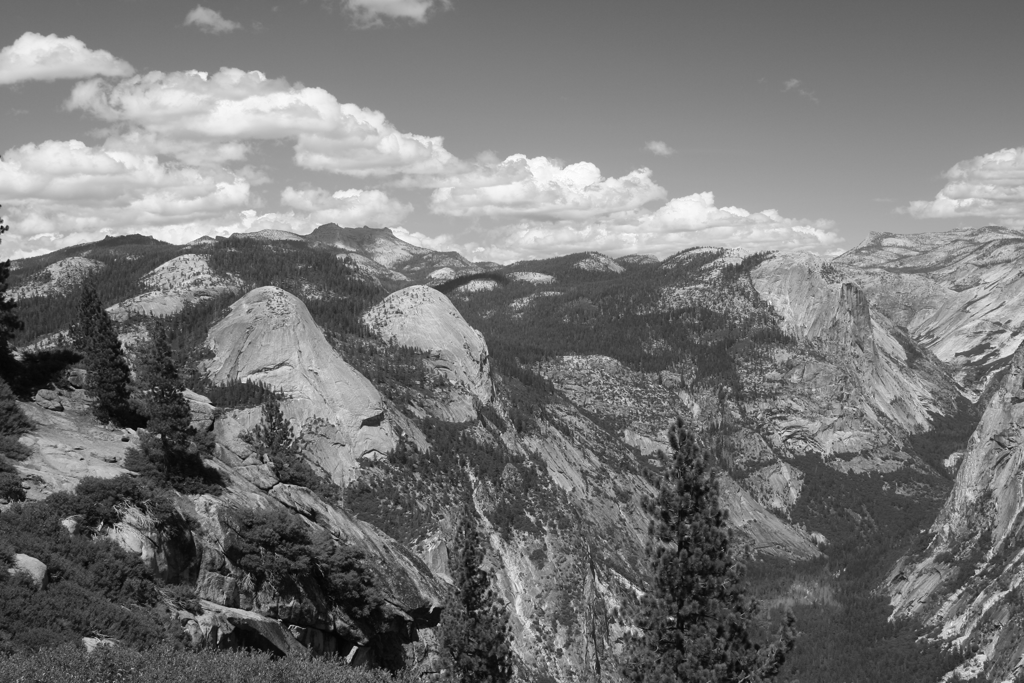
#> input picture lecture05/halfdome-00.png, 1024 x 683 px
$ python 02_drawMatches.py   (older library calls are emulated)
#> lines starting #> are read from the running program, lines starting #| are printed output that depends on the picture
import numpy as np
import cv2


def warpTwoImages(img1, img2, H):
    """
    This function will be used for Project 2.
    Warps img2 to img1 coordinates with a 3x3 homograph matrix H.
    """
    h1, w1 = img1.shape[:2]
    h2, w2 = img2.shape[:2]
    pts1 = np.array([[[0, 0], [0, h1], [w1, h1], [w1, 0]]], dtype=np.float32)
    pts2 = np.array([[[0, 0], [0, h2], [w2, h2], [w2, 0]]], dtype=np.float32)
    pts2_ = cv2.perspectiveTransform(pts2, H)
    pts = np.concatenate((pts1[0, :, :], pts2_[0, :, :]), axis=0)
    [xmin, ymin] = np.array(pts.min(axis=0).ravel() - 0.5, dtype=np.float32)
    [xmax, ymax] = np.array(pts.max(axis=0).ravel() + 0.5, dtype=np.float32)
    t = np.array([-xmin, -ymin], dtype=np.int)
    Ht = np.array(
        [[1, 0, t[0]], [0, 1, t[1]], [0, 0, 1]], dtype=np.float32
    )  # translate
    result = cv2.warpPerspective(img2, Ht @ H, (xmax - xmin, ymax - ymin))
    result[t[1] : h1 + t[1], t[0] : w1 + t[0]] = img1
    return result


if __name__ == "__main__":
    img1 = cv2.imread("halfdome-00.png", 0)  # Image 1
#> img1 is the input picture: shape (683, 1024); min 4, max 255, mean 118.7
    img2 = cv2.imread("halfdome-01.png", 0)  # Image 2
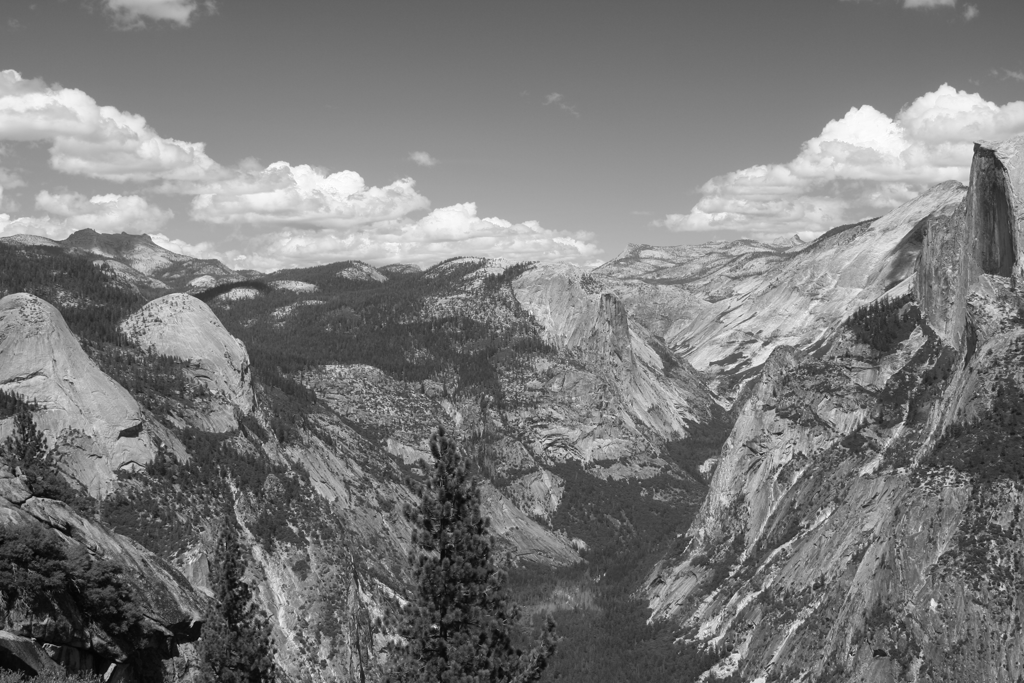
#> input picture lecture05/halfdome-01.png, 1024 x 683 px
#> img2 is the input picture: shape (683, 1024); min 3, max 255, mean 121.8
    # Initiate AKAZE detector
    akaze = cv2.AKAZE_create()
    # find the keypoints and descriptors with AKAZE
    kp1, des1 = akaze.detectAndCompute(img1, None)
#> kp1 = 2711 keypoints; strongest (x, y, size): (68, 523, 8.1), (640, 593, 5.7), (949, 462, 8.1), (67, 522, 5.7)
    kp2, des2 = akaze.detectAndCompute(img2, None)
#> kp2 = 2715 keypoints; strongest (x, y, size): (403, 602, 5.7), (704, 468, 8.1), (933, 604, 5.7), (68, 529, 8.1)
    # Compute matches
    matcher = cv2.BFMatcher(cv2.NORM_HAMMING, crossCheck=True)
    matches = matcher.match(des1, des2)
#> matches = 1668 matches
    matches = sorted(matches, key=lambda x: x.distance)  # sort by good matches
    # draw top 100 matches
    out = cv2.drawMatches(
        img1,
        kp1,
        img2,
        kp2,
        matches[:100],
        None,
        flags=cv2.DrawMatchesFlags_NOT_DRAW_SINGLE_POINTS,
    )
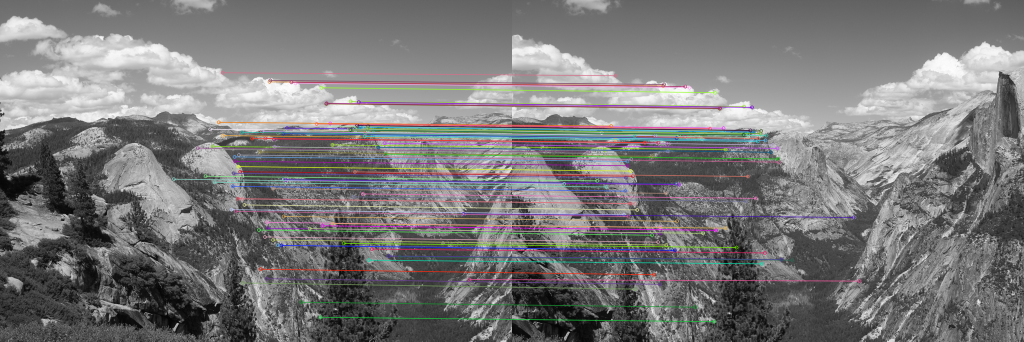
#> out: shape (683, 2048, 3) (shown at 1/2 size); mean of channels 0, 1, 2 121, 120.6, 121.7; drawn as B, G, R
    cv2.imshow("Matched Features", out)
    cv2.waitKey(0)
    cv2.destroyAllWindows()
